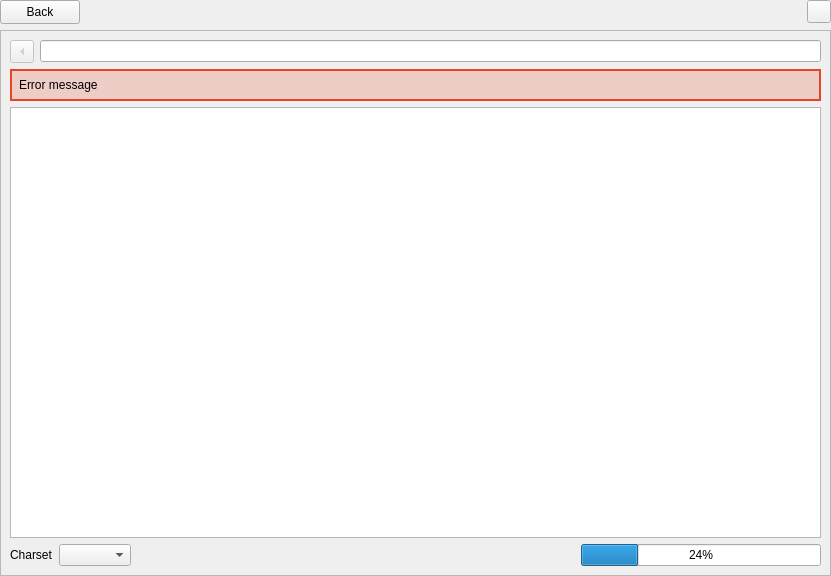
<?xml version="1.0" encoding="UTF-8"?>
<ui version="4.0">
 <class>VmcDetailsActivity</class>
 <widget class="QWidget" name="VmcDetailsActivity">
  <property name="geometry">
   <rect>
    <x>0</x>
    <y>0</y>
    <width>831</width>
    <height>576</height>
   </rect>
  </property>
  <property name="windowTitle">
   <string notr="true"/>
  </property>
  <layout class="QVBoxLayout" name="verticalLayout_3">
   <property name="leftMargin">
    <number>0</number>
   </property>
   <property name="topMargin">
    <number>0</number>
   </property>
   <property name="rightMargin">
    <number>0</number>
   </property>
   <property name="bottomMargin">
    <number>0</number>
   </property>
   <item>
    <layout class="QHBoxLayout" name="mp_layout_2">
     <item>
      <widget class="QPushButton" name="mp_btn_close">
       <property name="minimumSize">
        <size>
         <width>0</width>
         <height>24</height>
        </size>
       </property>
       <property name="text">
        <string>Back</string>
       </property>
       <property name="icon">
        <iconset resource="../Resources/Resources.qrc">
         <normaloff>:/images/back</normaloff>:/images/back</iconset>
       </property>
      </widget>
     </item>
     <item>
      <widget class="OplPcTools::UI::ClickableLabel" name="mp_label_vmc_title">
       <property name="sizePolicy">
        <sizepolicy hsizetype="Expanding" vsizetype="Preferred">
         <horstretch>0</horstretch>
         <verstretch>0</verstretch>
        </sizepolicy>
       </property>
       <property name="minimumSize">
        <size>
         <width>0</width>
         <height>24</height>
        </size>
       </property>
       <property name="font">
        <font>
         <bold>true</bold>
        </font>
       </property>
       <property name="text">
        <string notr="true"/>
       </property>
      </widget>
     </item>
     <item>
      <widget class="QToolButton" name="mp_btn_rename">
       <property name="toolTip">
        <string>Rename...</string>
       </property>
       <property name="icon">
        <iconset resource="../Resources/Resources.qrc">
         <normaloff>:/images/rename</normaloff>:/images/rename</iconset>
       </property>
      </widget>
     </item>
    </layout>
   </item>
   <item>
    <widget class="QFrame" name="mp_frame">
     <property name="frameShape">
      <enum>QFrame::Shape::StyledPanel</enum>
     </property>
     <property name="frameShadow">
      <enum>QFrame::Shadow::Raised</enum>
     </property>
     <layout class="QVBoxLayout" name="verticalLayout">
      <item>
       <layout class="QHBoxLayout" name="mp_layout">
        <item>
         <widget class="QToolButton" name="mp_btn_fs_back">
          <property name="enabled">
           <bool>false</bool>
          </property>
          <property name="toolTip">
           <string>Back</string>
          </property>
          <property name="text">
           <string notr="true"/>
          </property>
          <property name="arrowType">
           <enum>Qt::ArrowType::LeftArrow</enum>
          </property>
         </widget>
        </item>
        <item>
         <widget class="QLineEdit" name="mp_edit_fs_path">
          <property name="readOnly">
           <bool>true</bool>
          </property>
         </widget>
        </item>
       </layout>
      </item>
      <item>
       <widget class="QWidget" name="mp_widget_error_message" native="true">
        <property name="styleSheet">
         <string notr="true">#mp_widget_error_message {
    background-color: rgba(233, 67, 37, 50);
    border: 2px solid rgb(233, 67, 37);
}</string>
        </property>
        <layout class="QVBoxLayout" name="verticalLayout_2">
         <item>
          <widget class="QLabel" name="mp_label_error_message">
           <property name="text">
            <string notr="true">Error message</string>
           </property>
           <property name="wordWrap">
            <bool>true</bool>
           </property>
           <property name="textInteractionFlags">
            <set>Qt::TextInteractionFlag::LinksAccessibleByMouse|Qt::TextInteractionFlag::TextSelectableByMouse</set>
           </property>
          </widget>
         </item>
        </layout>
       </widget>
      </item>
      <item>
       <widget class="QTreeView" name="mp_tree_fs">
        <property name="contextMenuPolicy">
         <enum>Qt::ContextMenuPolicy::CustomContextMenu</enum>
        </property>
        <property name="alternatingRowColors">
         <bool>true</bool>
        </property>
        <property name="selectionMode">
         <enum>QAbstractItemView::SelectionMode::ExtendedSelection</enum>
        </property>
        <property name="iconSize">
         <size>
          <width>32</width>
          <height>32</height>
         </size>
        </property>
        <property name="rootIsDecorated">
         <bool>false</bool>
        </property>
        <property name="itemsExpandable">
         <bool>false</bool>
        </property>
        <property name="sortingEnabled">
         <bool>true</bool>
        </property>
        <property name="allColumnsShowFocus">
         <bool>true</bool>
        </property>
        <property name="expandsOnDoubleClick">
         <bool>false</bool>
        </property>
       </widget>
      </item>
      <item>
       <layout class="QHBoxLayout" name="mp_layout_3">
        <item>
         <widget class="QLabel" name="mp_label_charset">
          <property name="text">
           <string>Charset</string>
          </property>
         </widget>
        </item>
        <item>
         <widget class="QComboBox" name="mp_combobox_charset"/>
        </item>
        <item>
         <spacer name="mp_spacer">
          <property name="orientation">
           <enum>Qt::Orientation::Horizontal</enum>
          </property>
          <property name="sizeHint" stdset="0">
           <size>
            <width>40</width>
            <height>20</height>
           </size>
          </property>
         </spacer>
        </item>
        <item>
         <widget class="QProgressBar" name="mp_progress_bar_free">
          <property name="sizePolicy">
           <sizepolicy hsizetype="Preferred" vsizetype="Fixed">
            <horstretch>0</horstretch>
            <verstretch>0</verstretch>
           </sizepolicy>
          </property>
          <property name="minimumSize">
           <size>
            <width>240</width>
            <height>0</height>
           </size>
          </property>
          <property name="value">
           <number>24</number>
          </property>
         </widget>
        </item>
       </layout>
      </item>
     </layout>
    </widget>
   </item>
  </layout>
  <action name="mp_action_create_directory">
   <property name="icon">
    <iconset resource="../Resources/Resources.qrc">
     <normaloff>:/images/add</normaloff>:/images/add</iconset>
   </property>
   <property name="text">
    <string>Create Folder</string>
   </property>
   <property name="shortcut">
    <string>F7</string>
   </property>
   <property name="menuRole">
    <enum>QAction::MenuRole::NoRole</enum>
   </property>
  </action>
  <action name="mp_action_delete">
   <property name="icon">
    <iconset resource="../Resources/Resources.qrc">
     <normaloff>:/images/delete</normaloff>:/images/delete</iconset>
   </property>
   <property name="text">
    <string>Delete</string>
   </property>
   <property name="shortcut">
    <string>Del</string>
   </property>
   <property name="menuRole">
    <enum>QAction::MenuRole::NoRole</enum>
   </property>
  </action>
  <action name="mp_action_download">
   <property name="icon">
    <iconset resource="../Resources/Resources.qrc">
     <normaloff>:/images/download</normaloff>:/images/download</iconset>
   </property>
   <property name="text">
    <string>Download</string>
   </property>
   <property name="shortcut">
    <string>Ctrl+E</string>
   </property>
   <property name="menuRole">
    <enum>QAction::MenuRole::NoRole</enum>
   </property>
  </action>
  <action name="mp_action_rename_entry">
   <property name="icon">
    <iconset resource="../Resources/Resources.qrc">
     <normaloff>:/images/rename</normaloff>:/images/rename</iconset>
   </property>
   <property name="text">
    <string>Rename</string>
   </property>
   <property name="shortcut">
    <string>F2</string>
   </property>
   <property name="menuRole">
    <enum>QAction::MenuRole::NoRole</enum>
   </property>
  </action>
  <action name="mp_action_upload_files">
   <property name="icon">
    <iconset resource="../Resources/Resources.qrc">
     <normaloff>:/images/file</normaloff>:/images/file</iconset>
   </property>
   <property name="text">
    <string>Files</string>
   </property>
   <property name="toolTip">
    <string>Upload Files</string>
   </property>
   <property name="shortcut">
    <string>Ctrl+U</string>
   </property>
   <property name="menuRole">
    <enum>QAction::MenuRole::NoRole</enum>
   </property>
  </action>
  <action name="mp_action_upload_directory">
   <property name="icon">
    <iconset resource="../Resources/Resources.qrc">
     <normaloff>:/images/folder</normaloff>:/images/folder</iconset>
   </property>
   <property name="text">
    <string>Folder</string>
   </property>
   <property name="toolTip">
    <string>Upload Folder</string>
   </property>
   <property name="shortcut">
    <string>Ctrl+Shift+U</string>
   </property>
   <property name="menuRole">
    <enum>QAction::MenuRole::NoRole</enum>
   </property>
  </action>
 </widget>
 <customwidgets>
  <customwidget>
   <class>OplPcTools::UI::ClickableLabel</class>
   <extends>QLabel</extends>
   <header location="global">OplPcTools/UI/ClickableLabel.h</header>
  </customwidget>
 </customwidgets>
 <tabstops>
  <tabstop>mp_tree_fs</tabstop>
  <tabstop>mp_combobox_charset</tabstop>
  <tabstop>mp_btn_close</tabstop>
  <tabstop>mp_btn_rename</tabstop>
  <tabstop>mp_btn_fs_back</tabstop>
  <tabstop>mp_edit_fs_path</tabstop>
 </tabstops>
 <resources>
  <include location="../Resources/Resources.qrc"/>
 </resources>
 <connections>
  <connection>
   <sender>mp_btn_close</sender>
   <signal>clicked()</signal>
   <receiver>VmcDetailsActivity</receiver>
   <slot>close()</slot>
   <hints>
    <hint type="sourcelabel">
     <x>80</x>
     <y>28</y>
    </hint>
    <hint type="destinationlabel">
     <x>126</x>
     <y>230</y>
    </hint>
   </hints>
  </connection>
 </connections>
</ui>
